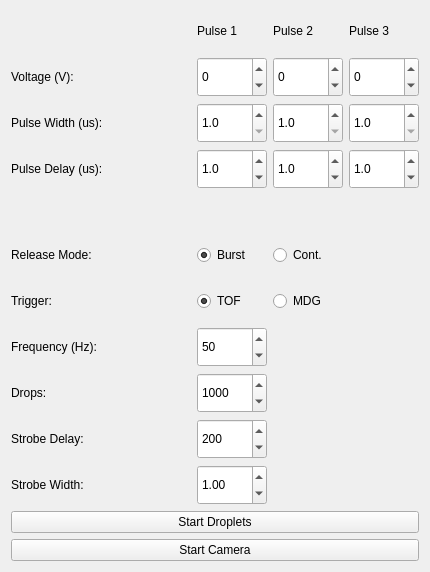
           <widget class="QWidget" name="tab_triplePulse">
            <attribute name="title">
             <string>Triple Pulse</string>
            </attribute>
            <layout class="QVBoxLayout" name="verticalLayout_4">
             <item>
              <layout class="QGridLayout" name="gridLayout_triplepulse" rowstretch="0,0,0,0,0,0,0,0,0,0,0" rowminimumheight="40,40,40,40,40,40,40,40,40,40,40" columnminimumwidth="180,70,70,70">
               <property name="sizeConstraint">
                <enum>QLayout::SetMinimumSize</enum>
               </property>
               <item row="5" column="0">
                <widget class="QLabel" name="label_releasemode">
                 <property name="sizePolicy">
                  <sizepolicy hsizetype="Ignored" vsizetype="Ignored">
                   <horstretch>0</horstretch>
                   <verstretch>0</verstretch>
                  </sizepolicy>
                 </property>
                 <property name="text">
                  <string>Release Mode:</string>
                 </property>
                </widget>
               </item>
               <item row="6" column="2">
                <widget class="QRadioButton" name="radioButton_triggerMDG">
                 <property name="sizePolicy">
                  <sizepolicy hsizetype="Ignored" vsizetype="Ignored">
                   <horstretch>0</horstretch>
                   <verstretch>0</verstretch>
                  </sizepolicy>
                 </property>
                 <property name="text">
                  <string>MDG</string>
                 </property>
                 <property name="autoExclusive">
                  <bool>true</bool>
                 </property>
                 <attribute name="buttonGroup">
                  <string notr="true">buttonGroup_tripleTrigger</string>
                 </attribute>
                </widget>
               </item>
               <item row="4" column="0">
                <spacer name="verticalSpacer">
                 <property name="orientation">
                  <enum>Qt::Vertical</enum>
                 </property>
                 <property name="sizeType">
                  <enum>QSizePolicy::Minimum</enum>
                 </property>
                 <property name="sizeHint" stdset="0">
                  <size>
                   <width>20</width>
                   <height>40</height>
                  </size>
                 </property>
                </spacer>
               </item>
               <item row="1" column="2">
                <widget class="QSpinBox" name="spinBoxV2">
                 <property name="sizePolicy">
                  <sizepolicy hsizetype="Ignored" vsizetype="Ignored">
                   <horstretch>0</horstretch>
                   <verstretch>0</verstretch>
                  </sizepolicy>
                 </property>
                 <property name="keyboardTracking">
                  <bool>false</bool>
                 </property>
                 <property name="minimum">
                  <number>-250</number>
                 </property>
                 <property name="maximum">
                  <number>250</number>
                 </property>
                </widget>
               </item>
               <item row="3" column="1">
                <widget class="QDoubleSpinBox" name="doubleSpinBoxPDelay1">
                 <property name="sizePolicy">
                  <sizepolicy hsizetype="Ignored" vsizetype="Ignored">
                   <horstretch>0</horstretch>
                   <verstretch>0</verstretch>
                  </sizepolicy>
                 </property>
                 <property name="keyboardTracking">
                  <bool>false</bool>
                 </property>
                 <property name="decimals">
                  <number>1</number>
                 </property>
                 <property name="minimum">
                  <double>0.300000000000000</double>
                 </property>
                 <property name="value">
                  <double>1.000000000000000</double>
                 </property>
                </widget>
               </item>
               <item row="3" column="3">
                <widget class="QDoubleSpinBox" name="doubleSpinBoxPDelay3">
                 <property name="sizePolicy">
                  <sizepolicy hsizetype="Ignored" vsizetype="Ignored">
                   <horstretch>0</horstretch>
                   <verstretch>0</verstretch>
                  </sizepolicy>
                 </property>
                 <property name="keyboardTracking">
                  <bool>false</bool>
                 </property>
                 <property name="decimals">
                  <number>1</number>
                 </property>
                 <property name="minimum">
                  <double>0.300000000000000</double>
                 </property>
                 <property name="value">
                  <double>1.000000000000000</double>
                 </property>
                </widget>
               </item>
               <item row="3" column="2">
                <widget class="QDoubleSpinBox" name="doubleSpinBoxPDelay2">
                 <property name="sizePolicy">
                  <sizepolicy hsizetype="Ignored" vsizetype="Ignored">
                   <horstretch>0</horstretch>
                   <verstretch>0</verstretch>
                  </sizepolicy>
                 </property>
                 <property name="keyboardTracking">
                  <bool>false</bool>
                 </property>
                 <property name="decimals">
                  <number>1</number>
                 </property>
                 <property name="minimum">
                  <double>0.300000000000000</double>
                 </property>
                 <property name="value">
                  <double>1.000000000000000</double>
                 </property>
                </widget>
               </item>
               <item row="8" column="1">
                <widget class="QSpinBox" name="spinBoxDrops">
                 <property name="sizePolicy">
                  <sizepolicy hsizetype="Ignored" vsizetype="Ignored">
                   <horstretch>0</horstretch>
                   <verstretch>0</verstretch>
                  </sizepolicy>
                 </property>
                 <property name="keyboardTracking">
                  <bool>false</bool>
                 </property>
                 <property name="minimum">
                  <number>1</number>
                 </property>
                 <property name="maximum">
                  <number>32000</number>
                 </property>
                 <property name="value">
                  <number>1000</number>
                 </property>
                </widget>
               </item>
               <item row="1" column="1">
                <widget class="QSpinBox" name="spinBoxV1">
                 <property name="sizePolicy">
                  <sizepolicy hsizetype="Ignored" vsizetype="Ignored">
                   <horstretch>0</horstretch>
                   <verstretch>0</verstretch>
                  </sizepolicy>
                 </property>
                 <property name="keyboardTracking">
                  <bool>false</bool>
                 </property>
                 <property name="minimum">
                  <number>-250</number>
                 </property>
                 <property name="maximum">
                  <number>250</number>
                 </property>
                </widget>
               </item>
               <item row="1" column="0">
                <widget class="QLabel" name="label_Voltage">
                 <property name="sizePolicy">
                  <sizepolicy hsizetype="Ignored" vsizetype="Ignored">
                   <horstretch>0</horstretch>
                   <verstretch>0</verstretch>
                  </sizepolicy>
                 </property>
                 <property name="text">
                  <string>Voltage (V):</string>
                 </property>
                 <property name="scaledContents">
                  <bool>true</bool>
                 </property>
                 <property name="indent">
                  <number>0</number>
                 </property>
                </widget>
               </item>
               <item row="9" column="0">
                <widget class="QLabel" name="label_strobedelay">
                 <property name="sizePolicy">
                  <sizepolicy hsizetype="Ignored" vsizetype="Ignored">
                   <horstretch>0</horstretch>
                   <verstretch>0</verstretch>
                  </sizepolicy>
                 </property>
                 <property name="text">
                  <string>Strobe Delay:</string>
                 </property>
                </widget>
               </item>
               <item row="6" column="1">
                <widget class="QRadioButton" name="radioButton_triggerTOF">
                 <property name="sizePolicy">
                  <sizepolicy hsizetype="Ignored" vsizetype="Ignored">
                   <horstretch>0</horstretch>
                   <verstretch>0</verstretch>
                  </sizepolicy>
                 </property>
                 <property name="text">
                  <string>TOF</string>
                 </property>
                 <property name="checkable">
                  <bool>true</bool>
                 </property>
                 <property name="checked">
                  <bool>true</bool>
                 </property>
                 <property name="autoExclusive">
                  <bool>true</bool>
                 </property>
                 <attribute name="buttonGroup">
                  <string notr="true">buttonGroup_tripleTrigger</string>
                 </attribute>
                </widget>
               </item>
               <item row="9" column="1">
                <widget class="QSpinBox" name="spinBoxStrobedelay">
                 <property name="sizePolicy">
                  <sizepolicy hsizetype="Ignored" vsizetype="Ignored">
                   <horstretch>0</horstretch>
                   <verstretch>0</verstretch>
                  </sizepolicy>
                 </property>
                 <property name="keyboardTracking">
                  <bool>false</bool>
                 </property>
                 <property name="maximum">
                  <number>1000</number>
                 </property>
                 <property name="value">
                  <number>200</number>
                 </property>
                </widget>
               </item>
               <item row="8" column="0">
                <widget class="QLabel" name="label_drops">
                 <property name="sizePolicy">
                  <sizepolicy hsizetype="Ignored" vsizetype="Ignored">
                   <horstretch>0</horstretch>
                   <verstretch>0</verstretch>
                  </sizepolicy>
                 </property>
                 <property name="text">
                  <string>Drops:</string>
                 </property>
                </widget>
               </item>
               <item row="3" column="0">
                <widget class="QLabel" name="label_PDelay">
                 <property name="sizePolicy">
                  <sizepolicy hsizetype="Ignored" vsizetype="Ignored">
                   <horstretch>0</horstretch>
                   <verstretch>0</verstretch>
                  </sizepolicy>
                 </property>
                 <property name="text">
                  <string>Pulse Delay (us):</string>
                 </property>
                 <property name="textFormat">
                  <enum>Qt::AutoText</enum>
                 </property>
                 <property name="wordWrap">
                  <bool>false</bool>
                 </property>
                </widget>
               </item>
               <item row="7" column="0">
                <widget class="QLabel" name="label_Freq">
                 <property name="sizePolicy">
                  <sizepolicy hsizetype="Ignored" vsizetype="Ignored">
                   <horstretch>0</horstretch>
                   <verstretch>0</verstretch>
                  </sizepolicy>
                 </property>
                 <property name="text">
                  <string>Frequency (Hz):</string>
                 </property>
                </widget>
               </item>
               <item row="2" column="1">
                <widget class="QDoubleSpinBox" name="doubleSpinBoxPWidth1">
                 <property name="sizePolicy">
                  <sizepolicy hsizetype="Ignored" vsizetype="Ignored">
                   <horstretch>0</horstretch>
                   <verstretch>0</verstretch>
                  </sizepolicy>
                 </property>
                 <property name="keyboardTracking">
                  <bool>false</bool>
                 </property>
                 <property name="decimals">
                  <number>1</number>
                 </property>
                 <property name="minimum">
                  <double>1.000000000000000</double>
                 </property>
                 <property name="maximum">
                  <double>200.000000000000000</double>
                 </property>
                </widget>
               </item>
               <item row="2" column="0">
                <widget class="QLabel" name="label_PWidth">
                 <property name="sizePolicy">
                  <sizepolicy hsizetype="Ignored" vsizetype="Ignored">
                   <horstretch>0</horstretch>
                   <verstretch>0</verstretch>
                  </sizepolicy>
                 </property>
                 <property name="text">
                  <string>Pulse Width (us):</string>
                 </property>
                </widget>
               </item>
               <item row="1" column="3">
                <widget class="QSpinBox" name="spinBoxV3">
                 <property name="sizePolicy">
                  <sizepolicy hsizetype="Ignored" vsizetype="Ignored">
                   <horstretch>0</horstretch>
                   <verstretch>0</verstretch>
                  </sizepolicy>
                 </property>
                 <property name="keyboardTracking">
                  <bool>false</bool>
                 </property>
                 <property name="minimum">
                  <number>-250</number>
                 </property>
                 <property name="maximum">
                  <number>250</number>
                 </property>
                </widget>
               </item>
               <item row="2" column="3">
                <widget class="QDoubleSpinBox" name="doubleSpinBoxPWidth3">
                 <property name="sizePolicy">
                  <sizepolicy hsizetype="Ignored" vsizetype="Ignored">
                   <horstretch>0</horstretch>
                   <verstretch>0</verstretch>
                  </sizepolicy>
                 </property>
                 <property name="keyboardTracking">
                  <bool>false</bool>
                 </property>
                 <property name="decimals">
                  <number>1</number>
                 </property>
                 <property name="minimum">
                  <double>1.000000000000000</double>
                 </property>
                 <property name="maximum">
                  <double>200.000000000000000</double>
                 </property>
                </widget>
               </item>
               <item row="5" column="2">
                <widget class="QRadioButton" name="radioButton_releaseCont">
                 <property name="sizePolicy">
                  <sizepolicy hsizetype="Ignored" vsizetype="Ignored">
                   <horstretch>0</horstretch>
                   <verstretch>0</verstretch>
                  </sizepolicy>
                 </property>
                 <property name="text">
                  <string>Cont.</string>
                 </property>
                 <property name="autoExclusive">
                  <bool>true</bool>
                 </property>
                 <attribute name="buttonGroup">
                  <string notr="true">buttonGroup_tripleRelease</string>
                 </attribute>
                </widget>
               </item>
               <item row="2" column="2">
                <widget class="QDoubleSpinBox" name="doubleSpinBoxPWidth2">
                 <property name="sizePolicy">
                  <sizepolicy hsizetype="Ignored" vsizetype="Ignored">
                   <horstretch>0</horstretch>
                   <verstretch>0</verstretch>
                  </sizepolicy>
                 </property>
                 <property name="keyboardTracking">
                  <bool>false</bool>
                 </property>
                 <property name="decimals">
                  <number>1</number>
                 </property>
                 <property name="minimum">
                  <double>1.000000000000000</double>
                 </property>
                 <property name="maximum">
                  <double>200.000000000000000</double>
                 </property>
                </widget>
               </item>
               <item row="0" column="3">
                <widget class="QLabel" name="label_P3">
                 <property name="sizePolicy">
                  <sizepolicy hsizetype="Ignored" vsizetype="Ignored">
                   <horstretch>0</horstretch>
                   <verstretch>0</verstretch>
                  </sizepolicy>
                 </property>
                 <property name="text">
                  <string>Pulse 3</string>
                 </property>
                </widget>
               </item>
               <item row="0" column="2">
                <widget class="QLabel" name="label_P2">
                 <property name="sizePolicy">
                  <sizepolicy hsizetype="Ignored" vsizetype="Ignored">
                   <horstretch>0</horstretch>
                   <verstretch>0</verstretch>
                  </sizepolicy>
                 </property>
                 <property name="text">
                  <string>Pulse 2</string>
                 </property>
                </widget>
               </item>
               <item row="5" column="1">
                <widget class="QRadioButton" name="radioButton_releaseBurst">
                 <property name="sizePolicy">
                  <sizepolicy hsizetype="Ignored" vsizetype="Ignored">
                   <horstretch>0</horstretch>
                   <verstretch>0</verstretch>
                  </sizepolicy>
                 </property>
                 <property name="text">
                  <string>Burst</string>
                 </property>
                 <property name="checked">
                  <bool>true</bool>
                 </property>
                 <attribute name="buttonGroup">
                  <string notr="true">buttonGroup_tripleRelease</string>
                 </attribute>
                </widget>
               </item>
               <item row="0" column="0">
                <spacer name="horizontalSpacer_pulse">
                 <property name="orientation">
                  <enum>Qt::Horizontal</enum>
                 </property>
                 <property name="sizeHint" stdset="0">
                  <size>
                   <width>40</width>
                   <height>20</height>
                  </size>
                 </property>
                </spacer>
               </item>
               <item row="0" column="1">
                <widget class="QLabel" name="label_P1">
                 <property name="sizePolicy">
                  <sizepolicy hsizetype="Ignored" vsizetype="Ignored">
                   <horstretch>0</horstretch>
                   <verstretch>0</verstretch>
                  </sizepolicy>
                 </property>
                 <property name="text">
                  <string>Pulse 1</string>
                 </property>
                </widget>
               </item>
               <item row="7" column="1">
                <widget class="QSpinBox" name="spinBoxFreq">
                 <property name="sizePolicy">
                  <sizepolicy hsizetype="Ignored" vsizetype="Ignored">
                   <horstretch>0</horstretch>
                   <verstretch>0</verstretch>
                  </sizepolicy>
                 </property>
                 <property name="keyboardTracking">
                  <bool>false</bool>
                 </property>
                 <property name="minimum">
                  <number>1</number>
                 </property>
                 <property name="maximum">
                  <number>6000</number>
                 </property>
                 <property name="value">
                  <number>50</number>
                 </property>
                </widget>
               </item>
               <item row="6" column="0">
                <widget class="QLabel" name="label_trigger">
                 <property name="sizePolicy">
                  <sizepolicy hsizetype="Ignored" vsizetype="Ignored">
                   <horstretch>0</horstretch>
                   <verstretch>0</verstretch>
                  </sizepolicy>
                 </property>
                 <property name="text">
                  <string>Trigger:</string>
                 </property>
                </widget>
               </item>
               <item row="10" column="0">
                <widget class="QLabel" name="label_strobewidth">
                 <property name="text">
                  <string>Strobe Width:</string>
                 </property>
                </widget>
               </item>
               <item row="10" column="1">
                <widget class="QDoubleSpinBox" name="doubleSpinBox">
                 <property name="sizePolicy">
                  <sizepolicy hsizetype="Ignored" vsizetype="Ignored">
                   <horstretch>0</horstretch>
                   <verstretch>0</verstretch>
                  </sizepolicy>
                 </property>
                 <property name="keyboardTracking">
                  <bool>false</bool>
                 </property>
                 <property name="minimum">
                  <double>0.010000000000000</double>
                 </property>
                 <property name="maximum">
                  <double>9.990000000000000</double>
                 </property>
                 <property name="singleStep">
                  <double>0.500000000000000</double>
                 </property>
                 <property name="value">
                  <double>1.000000000000000</double>
                 </property>
                </widget>
               </item>
              </layout>
             </item>
             <item>
              <widget class="QPushButton" name="pushButton_drops">
               <property name="text">
                <string extracomment="Start droplets only, no video">Start Droplets</string>
               </property>
               <property name="checkable">
                <bool>true</bool>
               </property>
               <property name="checked">
                <bool>false</bool>
               </property>
               <property name="flat">
                <bool>false</bool>
               </property>
               <attribute name="buttonGroup">
                <string notr="true">buttonGroup_startDrops</string>
               </attribute>
              </widget>
             </item>
             <item>
              <widget class="QPushButton" name="pushButton_camera">
               <property name="text">
                <string>Start Camera</string>
               </property>
               <property name="checkable">
                <bool>true</bool>
               </property>
               <attribute name="buttonGroup">
                <string notr="true">buttonGroup_startCamera</string>
               </attribute>
              </widget>
             </item>
            </layout>
           </widget>
